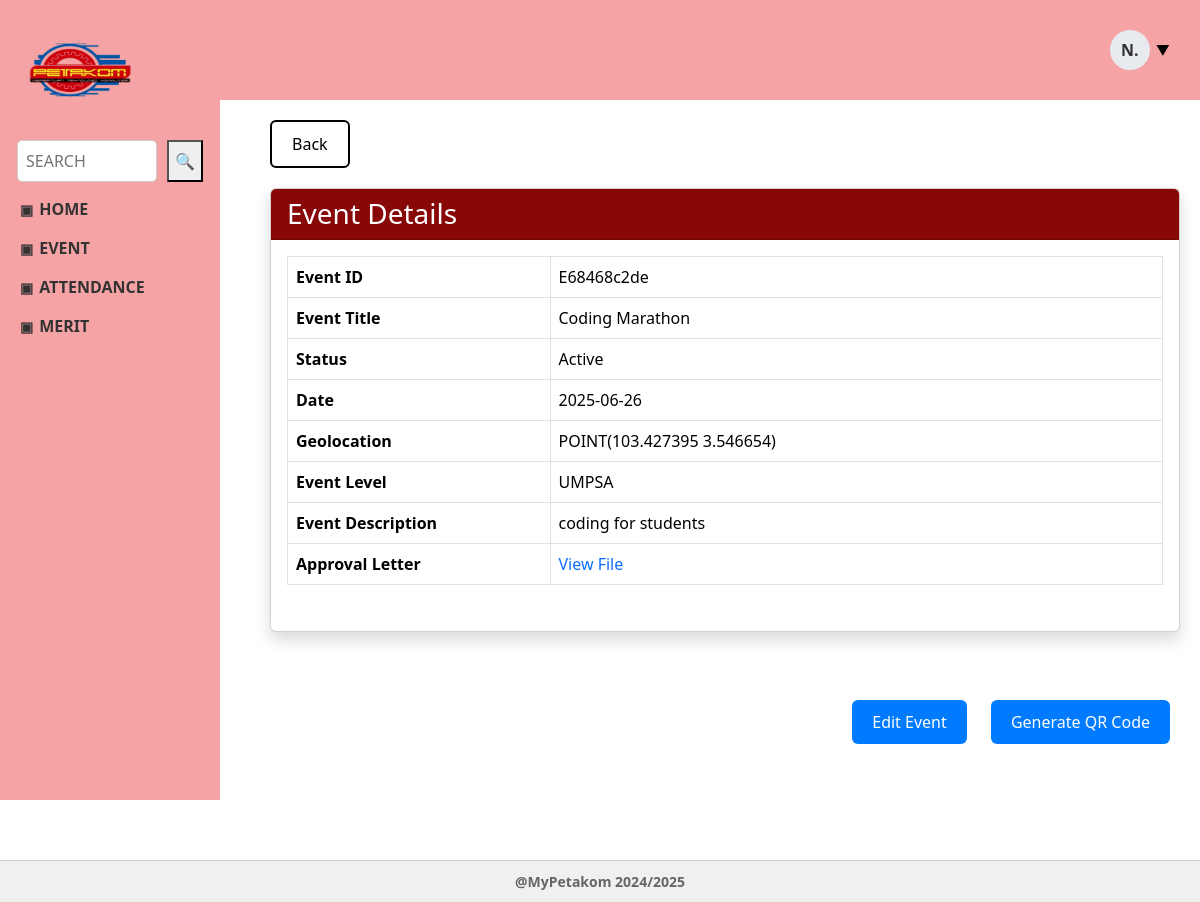
The app's page /event_details.php?id=E68468c2de (signed in) with its own data.
### tables this page shows
CREATE TABLE `event` (
  `event_id` varchar(10) NOT NULL,
  `staff_id` varchar(10) NOT NULL,
  `event_title` varchar(50) NOT NULL,
  `event_date` date NOT NULL,
  `event_description` varchar(200) NOT NULL,
  `event_status` varchar(50) NOT NULL,
  `event_qr` blob DEFAULT NULL,
  `event_geolocation` point DEFAULT NULL,
  `event_approval` mediumblob NOT NULL,
  `event_level` varchar(20) NOT NULL,
  `merit_status` varchar(20) NOT NULL
);

### event_details.php (the view, shortened to what this page needs)
<?php
include 'config.php';
if (isset($_GET['id'])) {
    $event_id = $_GET['id'];
    $query = "SELECT * FROM event WHERE event_id = '$event_id'";
    $result = mysqli_query($conn, $query);
    if (mysqli_num_rows($result) > 0) {
        $event = mysqli_fetch_assoc($result);
        $geoRes = mysqli_query($conn, "SELECT ST_AsText(event_geolocation) AS geo FROM event WHERE event_id = '$event_id'");
        $geoRow = mysqli_fetch_assoc($geoRes);
        $geolocation = $geoRow ? $geoRow['geo'] : "Not available";
    } else {
        echo "Event not found.";
        exit();
    }
} else {
    echo "No event ID provided.";
    exit();
}
?>
<!DOCTYPE html>
<html>
<head>
    <link rel="stylesheet" href="STYLE1/staff_style.css">
	<link rel="stylesheet" href="STYLE2/event_details_style.css">
    <link href="https://cdn.jsdelivr.net/npm/bootstrap@5.3.3/dist/css/bootstrap.min.css" rel="stylesheet">
</head>
<body>
  <div class="sidebar">
    <a href="staff_dashboard.php">
    <img src="IMAGES/LogoPetakom.png" alt="PETAKOM Logo" />
	</a>
    <div class="search-box">
      <input type="text" placeholder="SEARCH" />
      <button>🔍</button>
    </div>
    <div class="menu">
      <div class="menu-title" onclick="toggleMenu('home')">HOME</div>
      <div class="menu-title" onclick="toggleMenu('event')">EVENT</div>
      <div class="menu-title" onclick="toggleMenu('attendance')">ATTENDANCE</div>
		    <div class="menu-title" onclick="toggleMenu('merit')">MERIT</div>
    </div>
  </div>
  <div class="topbar">
    <div class="dropdown">
      <div class="profile-wrapper">
        <div class="profile-circle">N.</div>
        <span class="dropdown-icon">▼</span>
      </div>
    </div>
  </div>
  <div class="content">
	<a href="event_view.php">
		<button type="button">Back</button>
	</a><br>
	<div class="card shadow">
        <div class="card-header text-white" style="background-color: #880808;">
            <h3 class="mb-0">Event Details</h3>
        </div>
        <div class="card-body">
            <table class="table table-bordered">
                <tr>
                    <th width="30%">Event ID</th>
                    <td><?= htmlspecialchars($event['event_id']) ?></td>
                </tr>
                <tr>
                    <th>Event Title</th>
                    <td><?= htmlspecialchars($event['event_title']) ?></td>
                </tr>
                <tr>
                    <th>Status</th>
                    <td><?= htmlspecialchars($event['event_status']) ?></td>
                </tr>
                <tr>
                    <th>Date</th>
                    <td><?= htmlspecialchars($event['event_date']) ?></td>
                </tr>
                <tr>
                    <th>Geolocation</th>
                    <td><?= htmlspecialchars($geolocation) ?></td>
                </tr>
                <tr>
                    <th>Event Level</th>
                    <td><?= htmlspecialchars($event['event_level']) ?></td>
                </tr>
                <tr>
                    <th>Event Description</th>
                    <td><?= nl2br(htmlspecialchars($event['event_description'])) ?></td>
                </tr>
                <tr>
                    <th>Approval Letter</th>
                    <td>
                        <?php if (!empty($event['event_approval'])): ?>
                            <a href="view_letter.php?claim_id=<?= urlencode($row['claim_id']) ?>" target="_blank">View File</a>
                        <?php else: ?>
                            Not uploaded
                        <?php endif; ?>
                    </td>
                </tr>
            </table>
        </div>
    </div>
	<br><br>
	<div class="button-group">
		<form action="event_update.php" method="GET">
			<button type="submit">Edit Event</button>
		</form>
		<form action="generate_qr.php" method="GET">
			<button type="submit">Generate QR Code</button>
		</form>
	</div>
  </div>
  <div class="footer">
    @MyPetakom 2024/2025
  </div>
</body>
</html>

### STYLE1/staff_style.css (style rules this page uses)
body { margin: 0; font-family: 'Segoe UI', sans-serif; background-color: #f7f7f7; }
.sidebar { width: 220px; background-color: #F5A3A5; height: 100vh; position: fixed; padding: 20px; box-sizing: border-box; overflow-y: auto; }
.sidebar img { width: 120px; height: 100px; display: block; margin-bottom: 20px; }
.search-box { display: flex; justify-content: center; margin-bottom: 15px; }
.search-box input { padding: 8px; border-radius: 5px; border: 1px solid #ccc; width: 140px; margin-right: 10px; }
.menu-title { cursor: pointer; font-weight: bold; margin: 15px 0; display: flex; align-items: center; font-size: 16px; color: #333; }
.menu-title::before { content: "▣"; margin-right: 6px; font-size: 14px; }
.topbar { background-color: #F5A3A5; height: 100px; margin-left: 220px; display: flex; justify-content: flex-end; align-items: center; padding-right: 30px; position: sticky; top: 0; z-index: 1; }
.profile-wrapper { display: flex; align-items: center; cursor: pointer; }
.profile-circle { width: 40px; height: 40px; border-radius: 50%; background-color: #e7eaee; color: #333; display: flex; align-items: center; justify-content: center; font-weight: bold; font-size: 16px; margin-right: 6px; }
.dropdown-icon { font-size: 14px; color: black; }
.dropdown { position: relative; display: inline-block; }
.content { margin-left: 220px; padding: 20px; background-color: #ffffff; min-height: 90vh; }
.footer { background-color: #d3d3d3; text-align: center; padding: 10px; font-weight: bold; }

### STYLE2/event_details_style.css (style rules this page uses)
.content { padding: 20px; background-color: #fff; margin-left: 250px; font-family: 'Segoe UI', Tahoma, Geneva, Verdana, sans-serif; }
.content table { width: 100%; border-collapse: collapse; margin-bottom: 30px; }
.content td { padding: 12px 10px; vertical-align: top; font-size: 16px; color: #333; }
.content a button, .content form button { padding: 10px 20px; margin-right: 10px; background-color: #007bff; color: white; border: none; border-radius: 6px; cursor: pointer; transition: background-color 0.3s ease; }
.content a { text-decoration: none; }
.footer { text-align: center; padding: 10px 0; font-size: 14px; color: #666; background-color: #f0f0f0; margin-top: 40px; border-top: 1px solid #ccc; }
.content a button[type="button"] { background-color: #fff; color: #000; border: 2px solid #000; margin-bottom: 20px; }
.button-group { text-align: right; margin-top: 20px; }
.button-group form { display: inline; }
.button-group button { background-color: #007bff; color: white; border: none; padding: 10px 20px; margin-left: 10px; border-radius: 6px; cursor: pointer; transition: background-color 0.3s ease; }

### records on screen
event: event_id "E68468c2de", event_title "Coding Marathon", event_status "Active", event_date "2025-06-26", event_level "UMPSA", event_description "coding for students"

### other values on screen
$geolocation "POINT(103.427395 3.546654)"
